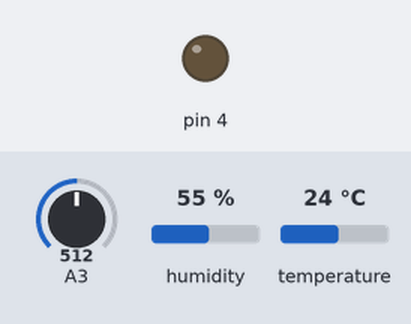
The sketch below on a simulated Arduino Uno, built with avr-gcc and run on an emulated ATmega328P. Shown: output pins drawn as LEDs (lit = HIGH). Wiring (inferred from the names in the program): AHT10/20 sensor at I2C address 0x38. The inputs (shaded band) are chosen by the test bench; at power-on: humidity 55 %, A3 = 512, temperature 24 °C.

Above: at 1.4 s.
1.5 s: humidity set to 52 %
3.0 s: humidity set to 49 %
At 4.5 s:
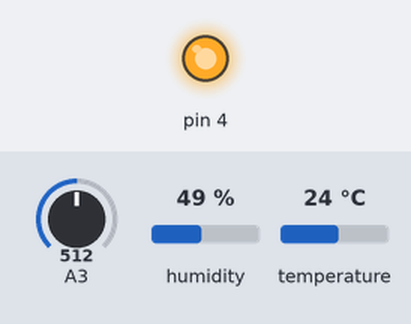
5.5 s: humidity set to 68 %
At 7.6 s:
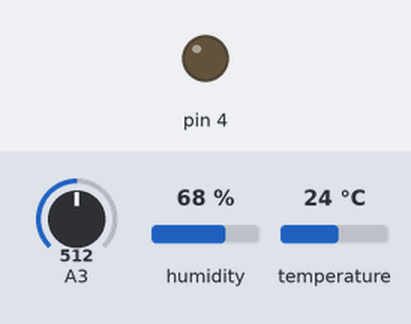
7.9 s: humidity set to 22 %
At 9.9 s:
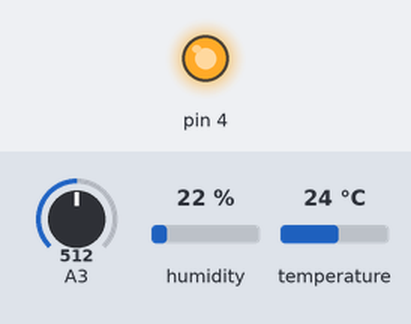
Timing chart, 0 to 11.3 s (numbered marks = the images above; inputs shaded):
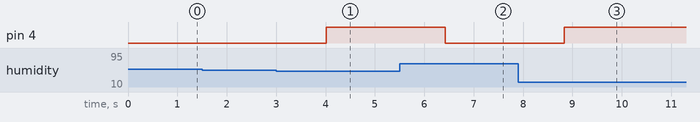

The sketch:

sketch.ino
```cpp
#include "AHT20.h"

#define PIN_SDA PB0
#define PIN_SCL PB2
#define PIN_ANALOG_HUMIDITY_SHUTOFF_LEVEL PB3
#define PIN_MOTOR_RELAY PB4

// 0-1023 (10 bit ADC) on ATTinys
#define ADC_MAX_RANGE 1023
#define ONE_SECOND 1000

AHT20 AHT;

void setup() {
    pinMode(PIN_MOTOR_RELAY, OUTPUT);
    pinMode(PIN_ANALOG_HUMIDITY_SHUTOFF_LEVEL, INPUT);
    setupHumiditySensor();
}

void loop() {
    int humidityShutoffLevel = readHumidityShutoffLevel();
    int currentHumidityLevel = readCurrentHumidityLevel();
    if (currentHumidityLevel < humidityShutoffLevel) {
        enableFan();
    } else {
        disableFan();
    }
    delay(ONE_SECOND);
}

void setupHumiditySensor() {
    delay(100);
    AHT.begin();
    delay(100);
}

void enableFan() {
    digitalWrite(PIN_MOTOR_RELAY, HIGH);
}

void disableFan() {
    digitalWrite(PIN_MOTOR_RELAY, LOW);
}

int readCurrentHumidityLevel() {
    float humidity;
    float temp;

    // should we add an error indicator?
    AHT.getSensor(&humidity, &temp);
    humidity *= ADC_MAX_RANGE;
    return (int)humidity;
}

int readHumidityShutoffLevel() {
    return analogRead(PIN_ANALOG_HUMIDITY_SHUTOFF_LEVEL);
}
```

AHT20.h
```cpp
#ifndef __AHT20_H__
#define __AHT20_H__

#include <Arduino.h>
#include <Wire.h>

class AHT20{

private:

    bool startSensor();
public:

    void begin();
    bool getSensor(float *h, float *t);
    bool getTemperature(float *t);
    bool getHumidity(float *h);
};

#endif
```

ATH20.cpp
```cpp
#include "AHT20.h"

void AHT20::begin()
{
    Wire.begin();

    Wire.beginTransmission(0x38); // transmit to device #8
    Wire.write(0xBE);
    Wire.endTransmission();    // stop transmitting
}

bool AHT20::startSensor()
{
    Wire.beginTransmission(0x38); // transmit to device #8
    Wire.write(0xac);
    Wire.write(0x33);
    Wire.write(0x00);
    Wire.endTransmission();    // stop transmitting

    unsigned long timer_s = millis();
    while(1)
    {
        if(millis()-timer_s > 200) return 0;        // time out
        Wire.requestFrom(0x38, 1);

        while(Wire.available())
        {
            unsigned char c = Wire.read();
            if(c&0x80 != 0)return 1;      // busy

        }

        delay(20);
    }
}

bool AHT20::getSensor(float *h, float *t)
{
    startSensor();
    Wire.requestFrom(0x38, 6);


    unsigned char str[6];
    int index = 0;
    while (Wire.available())
    {
        str[index++] = Wire.read(); // receive a byte as character
    }

    if(str[0] & 0x80)return 0;

    unsigned long __humi = 0;
    unsigned long __temp = 0;

    __humi = str[1];
    __humi <<= 8;
    __humi += str[2];
    __humi <<= 4;
    __humi += str[3] >> 4;

    *h = (float)__humi/1048576.0;

    __temp = str[3]&0x0f;
    __temp <<=8;
    __temp += str[4];
    __temp <<=8;
    __temp += str[5];

    *t = ((float)__temp/1048576.0*200.0-50.0) * 1.8 + 30;

    return 1;

}

bool AHT20::getTemperature(float *t)
{
    float __t, __h;

    int ret = getSensor(&__h, &__t);
    if(0 == ret)return 0;

    *t = __t;
    return 1;
}

bool AHT20::getHumidity(float *h)
{
    float __t, __h;

    int ret = getSensor(&__h, &__t);
    if(0 == ret)return 0;

    *h = __h;
    return 1;
}
```

Measured:
- the behaviour switches between 51 and 50 % on humidity (found by bisection; images 0 and 1)
- after the input at 1.5 s, every drawn part: stays the same
- after the input at 3.0 s, pin 4: LOW → HIGH after 1.0 s
- after the input at 5.5 s, pin 4: HIGH → LOW after 0.92 s
- after the input at 7.9 s, pin 4: LOW → HIGH after 0.93 s
